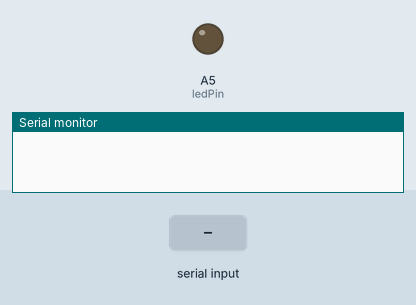
A program run on a simulated Arduino Nano 33 IoT. Shown: output pins drawn as LEDs (lit = HIGH), the last lines printed to the serial monitor. The inputs (shaded band) are chosen by the test bench.

Above: at 1.2 s.
1.3 s: "90,45\n" received over Serial
At 2.5 s:
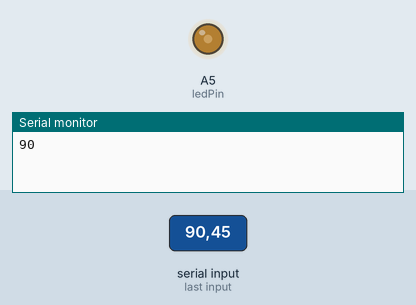
2.8 s: "30,150\n" received over Serial
At 3.9 s:
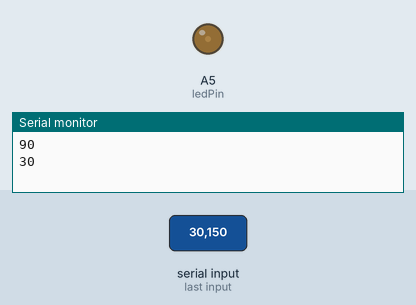
4.3 s: "200\n" received over Serial
At 5.1 s:
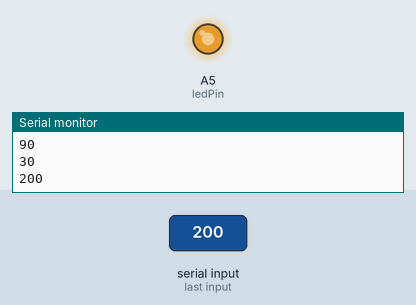
5.8 s: "90\n" received over Serial
At 6.2 s:
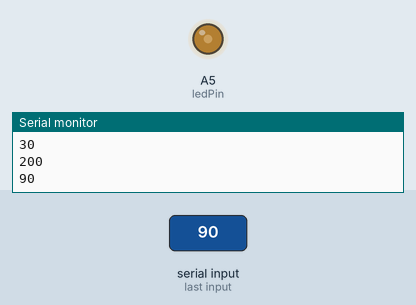
Timing chart, 0 to 8.3 s (numbered marks = the images above; inputs shaded):
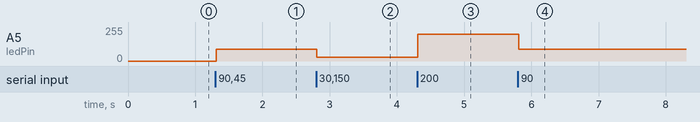

The program:

main.cpp
```cpp
#include <Arduino.h>

int ledPin = 19;
String command;
int command_int = 0;

void setup() {
    pinMode(ledPin, OUTPUT);
    Serial.begin(115200);
    Serial.setTimeout(10);
}

void loop() {
    if (Serial.available() > 0)
    {
        command = Serial.readString();
        command_int = command.toInt();
        Serial.println(command_int);
    }
    analogWrite(ledPin, command_int);
}
```

Measured:
- after the input at 1.3 s, A5 (ledPin): 0/255 → 90/255 at once
- after the input at 2.8 s, A5 (ledPin): 90/255 → 30/255 at once
- after the input at 4.3 s, A5 (ledPin): 30/255 → 200/255 at once
- after the input at 5.8 s, A5 (ledPin): 200/255 → 90/255 at once
